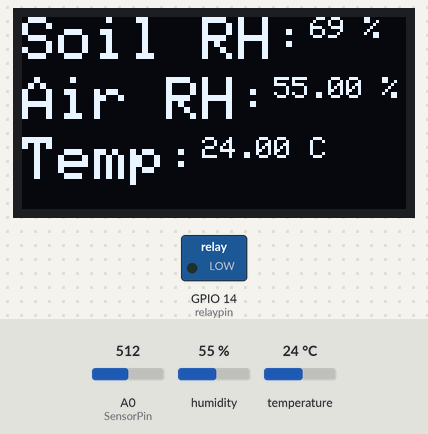
Bench run of a sketch on a simulated ESP8266 (NodeMCU). Shown: 128×64 one-colour display, switched loads named in the sketch (green lamp = pin HIGH). Inputs (shaded band) come from the test bench; at power-on: A0 (SensorPin) = 512, humidity 55 %, temperature 24 °C. WiFi joins after 1.5 s; servers stay silent unless stated; what the sketch prints to the serial monitor is not drawn.

Above: at 7.0 s.
7.1 s: A0 (SensorPin) set to 652
At 8.4 s:
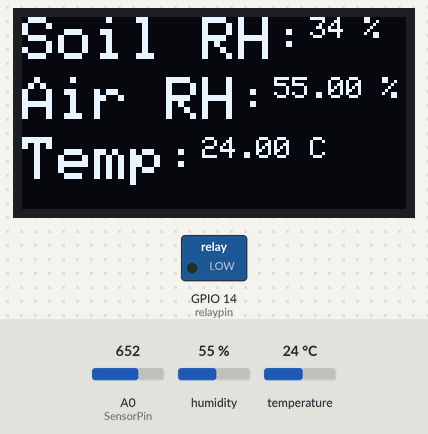
8.7 s: A0 (SensorPin) set to 672
At 9.8 s:
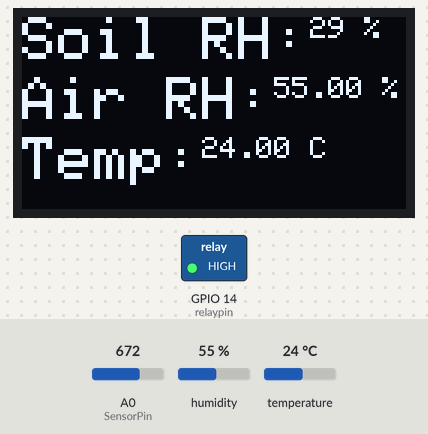
10.7 s: humidity set to 22 %
At 13.8 s:
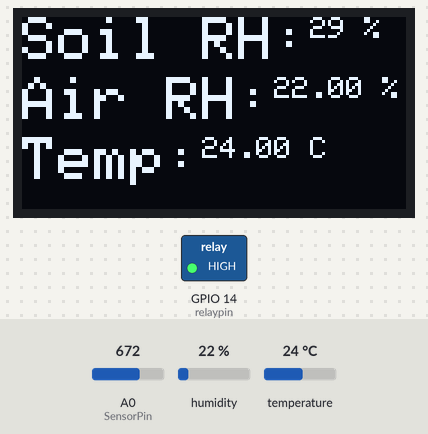
14.1 s: temperature set to 12 °C
At 15.7 s:
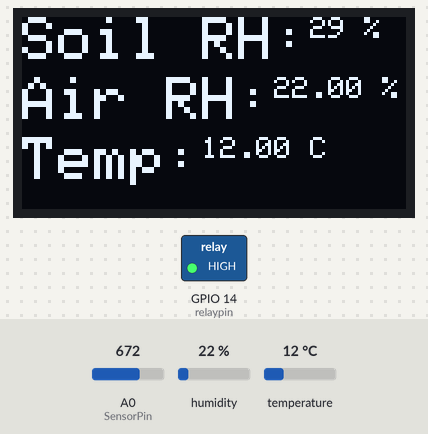
16.3 s: A0 (SensorPin) set to 787
At 16.9 s:
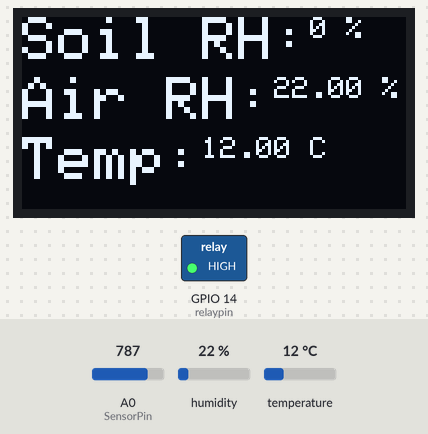
18.0 s: A0 (SensorPin) set to 806
Timing chart, 0 to 20.9 s (numbered marks = the images above; inputs shaded):
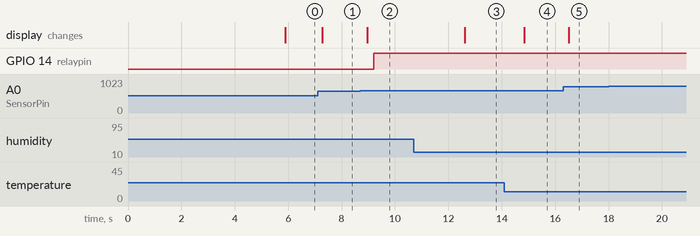

The sketch:

smart_irrigation_system_oled.ino
```cpp
#define BLYNK_TEMPLATE_ID "TMPLWjCb9OI2"
#define BLYNK_TEMPLATE_NAME "Project"
#define BLYNK_AUTH_TOKEN "6nhlMTMiaxbW1SqiKq04wnwZIRmgVzJF"

#include <ESP8266WiFi.h>
#include <SPI.h>
#include <Wire.h>
#include <Adafruit_GFX.h>
#include <Adafruit_SSD1306.h>
#define BLYNK_PRINT Serial
#include <BlynkSimpleEsp8266.h>
#include <DHT.h>  // Including library for dht

#define SCREEN_WIDTH 128 // OLED display width, in pixels
#define SCREEN_HEIGHT 64 // OLED display height, in pixels
#define OLED_RESET -1 // Reset pin # (or -1 if sharing Arduino reset pin)

#define DHTPIN 2          //pin where the dht11 is connected
DHT dht(DHTPIN, DHT11);

char auth[] = BLYNK_AUTH_TOKEN;              //Your Project authentication key
char ssid[] = "#BL";                                       // Name of your network (HotSpot or Router name)
char pass[] = "12345678";


Adafruit_SSD1306 display(SCREEN_WIDTH, SCREEN_HEIGHT, &Wire, OLED_RESET);

const int AirValue = 790;   //you need to replace this value with Value_1
const int WaterValue = 390;  //you need to replace this value with Value_2
const int SensorPin = A0;
int soilMoistureValue = 0;
int soilmoisturepercent = 0;
int relaypin = 14;


void setup() {
  Serial.begin(115200); // open serial port, set the baud rate to 9600 bps
  display.begin(SSD1306_SWITCHCAPVCC, 0x3C); //initialize with the I2C addr 0x3C (128x64)
  display.clearDisplay();
  pinMode(relaypin, OUTPUT);

  dht.begin();
   Blynk.begin(auth, ssid, pass);
  WiFi.begin(ssid, pass);

  while (WiFi.status() != WL_CONNECTED)
  {
    delay(500);
    Serial.print(".");
  }
    Serial.println("");
    Serial.println("WiFi connected");
    delay(4000);
}


void loop()
{
  float h = dht.readHumidity();
  float t = dht.readTemperature();
  Blynk.run();
  Serial.print("Humidity: ");
  Serial.println(h);
  Serial.print("Temperature: ");
  Serial.println(t);

  soilMoistureValue = analogRead(SensorPin);  //put Sensor insert into soil
  Serial.println(soilMoistureValue);

  soilmoisturepercent = map(soilMoistureValue, AirValue, WaterValue, 0, 100);


if(soilmoisturepercent > 100)
{
  Serial.println("100 %");

  display.setCursor(0,0);  //oled display
  display.setTextSize(2);
  display.setTextColor(WHITE);
  display.print("Soil RH:");
  display.setTextSize(1);
  display.print("100");
  display.println(" %");
  display.setCursor(0,20);  //oled display
  display.setTextSize(2);
  display.print("Air RH:");
  display.setTextSize(1);
  display.print(h);
  display.println(" %");
  display.setCursor(0,40);  //oled display
  display.setTextSize(2);
  display.print("Temp:");
  display.setTextSize(1);
  display.print(t);
  display.println(" C");
  display.display();

  delay(250);
  display.clearDisplay();
}


else if(soilmoisturepercent <0)
{
  Serial.println("0 %");

  display.setCursor(0,0);  //oled display
  display.setTextSize(2);
  display.setTextColor(WHITE);
  display.print("Soil RH:");
  display.setTextSize(1);
  display.print("0");
  display.println(" %");
  display.setCursor(0,20);  //oled display
  display.setTextSize(2);
  display.print("Air RH:");
  display.setTextSize(1);
  display.print(h);
  display.println(" %");
  display.setCursor(0,40);  //oled display
  display.setTextSize(2);
  display.print("Temp:");
  display.setTextSize(1);
  display.print(t);
  display.println(" C");
  display.display();

  delay(250);
  display.clearDisplay();
}


else if(soilmoisturepercent >=0 && soilmoisturepercent <= 100)
{
  Serial.print(soilmoisturepercent);
  Serial.println("%");

  display.setCursor(0,0);  //oled display
  display.setTextSize(2);
  display.setTextColor(WHITE);
  display.print("Soil RH:");
  display.setTextSize(1);
  display.print(soilmoisturepercent);
  display.println(" %");
  display.setCursor(0,20);  //oled display
  display.setTextSize(2);
  display.print("Air RH:");
  display.setTextSize(1);
  display.print(h);
  display.println(" %");
  display.setCursor(0,40);  //oled display
  display.setTextSize(2);
  display.print("Temp:");
  display.setTextSize(1);
  display.print(t);
  display.println(" C");
  display.display();

  delay(250);
  display.clearDisplay();
}

  if(soilmoisturepercent <= 30)
  {
    digitalWrite(relaypin, HIGH);
    Serial.println("Motor is ON");
  }
  else
  {
    digitalWrite(relaypin, LOW);
    Serial.println("Motor is OFF");
  }
  Blynk.virtualWrite(V0, t);
  Blynk.virtualWrite(V1, h);
  Blynk.virtualWrite(V2, soilmoisturepercent);
}
```

Measured:
- the behaviour switches between 664 and 665 on A0 (SensorPin) (found by bisection; images 1 and 2)
- after the input at 7.1 s, the display: changes after 0.17 s (image 1)
- after the input at 8.7 s, GPIO 14 (relaypin): LOW → HIGH after 0.51 s; the display: changes after 0.26 s (image 2)
- after the input at 10.7 s, the display: changes after 1.9 s (image 3)
- after the input at 14.1 s, the display: changes after 0.75 s (image 4)
- after the input at 16.3 s, the display: changes after 0.21 s (image 5)
- after the input at 18.0 s, every drawn part: stays the same
